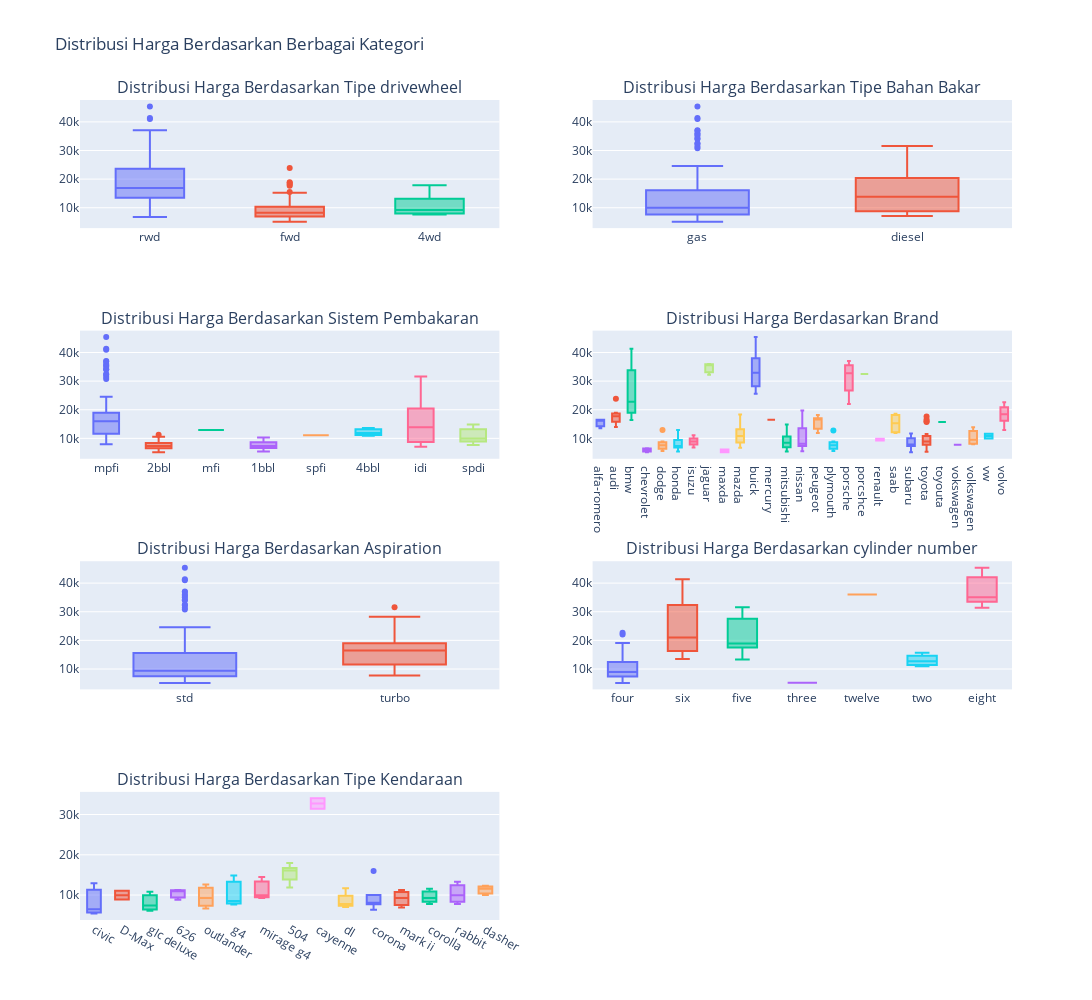

This figure's notebook cell:
### Markdown cell above
- mayoritas masyarakat amerika memiliki mobil peugeot 504,toyota corolla dan toyota corona, hal ini berkorelasi dengan `carbrand` yang didominasi 31 jenis mobil toyota diikuti nissan, mazda, honda dan mitsubishi
- `fueltype` didominasi oleh bahan bakar Gas dengan 185 data
- teruntuk `aspiration` masih didominasi oleh mesin standard
- mayoritas mobil memiliki 4 pintu, tetapi perbandingan dengan yang 2 pintu tidak terlalu jauh perbandingannya dengan mobil 4 pintu
- teruntuk `carbody` varian terbanyak didominasi sedan dan hatchback
- fitur `drivewheel` front wheel drive/ FWD masih menunjukkan nomor 1 di fitur ini
- fitur `enginelocation` sangat didominasi oleh penempatan mesin depan
- `enginetype` didominasi dengan jenis ohc
- `cylindernumber` didominasi olehh 4 silinder
- teruntuk `fuelsystem` didominasi mpfi, 2bbl dan idi

### Code cell
# Create subplots for 2 columns
fig = make_subplots(rows=4, cols=2, subplot_titles=[
    'Distribusi Harga Berdasarkan Tipe drivewheel',
    'Distribusi Harga Berdasarkan Tipe Bahan Bakar',
    'Distribusi Harga Berdasarkan Sistem Pembakaran',
    'Distribusi Harga Berdasarkan Brand',
    'Distribusi Harga Berdasarkan Aspiration',
    'Distribusi Harga Berdasarkan cylinder number',
    'Distribusi Harga Berdasarkan Tipe Kendaraan',
])

# Price vs drive wheel
gear_type_fig = px.box(data[data['price'] > 0], x='drivewheel', y='price', color='drivewheel')
gear_type_fig.update_layout(xaxis_title='drivewheel', yaxis_title='Price', xaxis_tickangle=45)
for trace in gear_type_fig['data']:
    trace.showlegend = False
    fig.add_trace(trace, row=1, col=1)

# Price vs Fuel_Type
fuel_type_fig = px.box(data[data['price'] > 0], x='fueltype', y='price', color='fueltype')
fuel_type_fig.update_layout(xaxis_title='fueltype', yaxis_title='Price', xaxis_tickangle=45)
for trace in fuel_type_fig['data']:
    trace.showlegend = False
    fig.add_trace(trace, row=1, col=2)

# Price vs fuelsystem
origin_fig = px.box(data[data['price'] > 0], x='fuelsystem', y='price', color='fuelsystem')
origin_fig.update_layout(xaxis_title='fuelsystem', yaxis_title='price', xaxis_tickangle=45)
for trace in origin_fig['data']:
    trace.showlegend = False
    fig.add_trace(trace, row=2, col=1)

# Price vs car brand
options_fig = px.box(data[data['price'] > 0], x='carbrand', y='price', color='carbrand')
options_fig.update_layout(xaxis_title='carbrand', yaxis_title='price', xaxis_tickangle=45)
for trace in options_fig['data']:
    trace.showlegend = False
    fig.add_trace(trace, row=2, col=2)

# Price vs aspiration
region_fig = px.box(data[data['price'] > 0], x='aspiration', y='price', color='aspiration')
region_fig.update_layout(xaxis_title='aspiration', yaxis_title='price', xaxis_tickangle=45)
for trace in region_fig['data']:
    trace.showlegend = False
    fig.add_trace(trace, row=3, col=1)


# Price vs cylinder number
cyl_fig = px.box(data[data['price'] > 0], x='cylindernumber', y='price', color='cylindernumber')
cyl_fig.update_layout(xaxis_title='cylindernumber', yaxis_title='price', xaxis_tickangle=45)
for trace in cyl_fig['data']:
    trace.showlegend = False
    fig.add_trace(trace, row=3, col=2)
    
# color_fig = px.box(data[data['price'] > 0], x='cartype', y='price', color='cartype')
# color_fig.update_layout(xaxis_title='cartype', yaxis_title='price', xaxis_tickangle=45)
# for trace in color_fig['data']:
#     trace.showlegend = False
#     fig.add_trace(trace, row=4, col=1)

# Price vs Type (15 largest categories only)
top_types = data['cartype'].value_counts().nlargest(15).index
# top_types = data['cartype']

type_fig = px.box(data[data['cartype'].isin(top_types) & (data['price'] > 0)], x='cartype', y='price', color='cartype')
type_fig.update_layout(xaxis_title='cartype', yaxis_title='price', xaxis_tickangle=45)
for trace in type_fig['data']:
    trace.showlegend = False
    fig.add_trace(trace, row=4, col=1)

# Update layout for the entire figure
fig.update_layout(height=1000, width=1500, title_text="Distribusi Harga Berdasarkan Berbagai Kategori")
fig.show()

### Figure 1 — Plotly figure (JSON) as saved in the notebook; plotly's stock layout.template omitted (floating-point values rounded to 4 significant figures; data arrays with more than 128 entries replaced by an {"elided": "..."} marker saying what was removed)
{"data": [{"alignmentgroup": "True", "hovertemplate": "drivewheel=%{x}<br>price=%{y}<extra></extra>", "legendgroup": "rwd", "marker": {"color": "#636efa"}, "name": "rwd", "notched": false, "offsetgroup": "rwd", "orientation": "v", "showlegend": false, "type": "box", "x": ["rwd", "rwd", "rwd", "rwd", "rwd", "rwd", "rwd", "rwd", "rwd", "rwd", "rwd", "rwd", "rwd", "rwd", "rwd", "rwd", "rwd", "rwd", "rwd", "rwd", "rwd", "rwd", "rwd", "rwd", "rwd", "rwd", "rwd", "rwd", "rwd", "rwd", "rwd", "rwd", "rwd", "rwd", "rwd", "rwd", "rwd", "rwd", "rwd", "rwd", "rwd", "rwd", "rwd", "rwd", "rwd", "rwd", "rwd", "rwd", "rwd", "rwd", "rwd", "rwd", "rwd", "rwd", "rwd", "rwd", "rwd", "rwd", "rwd", "rwd", "rwd", "rwd", "rwd", "rwd", "rwd", "rwd", "rwd", "rwd", "rwd", "rwd", "rwd", "rwd", "rwd", "rwd", "rwd", "rwd"], "x0": " ", "xaxis": "x", "y": [13495, 16500, 16500, 16430, 16925, 20970, 21105, 24565, 30760, 41315, 36880, 6785, 11048, 32250, 35550, 36000, 10945, 11845, 13645, 15645, 18280, 18344, 25552, 28248, 28176, 31600, 34184, 35056, 40960, 45400, 16503, 17199, 19699, 18399, 11900, 13200, 12440, 13860, 15580, 16900, 16695, 17075, 16630, 17950, 18150, 12764, 22018, 32528, 34028, 37028, 31400.0, 8058, 8238, 9298, 9538, 8449, 9639, 9989, 11199, 11549, 17669, 16558, 15998, 15690, 15750, 12940, 13415, 15985, 16515, 18420, 18950, 16845, 19045, 21485, 22470, 22625], "y0": " ", "yaxis": "y"}, {"alignmentgroup": "True", "hovertemplate": "drivewheel=%{x}<br>price=%{y}<extra></extra>", "legendgroup": "fwd", "marker": {"color": "#EF553B"}, "name": "fwd", "notched": false, "offsetgroup": "fwd", "orientation": "v", "showlegend": false, "type": "box", "x": ["fwd", "fwd", "fwd", "fwd", "fwd", "fwd", "fwd", "fwd", "fwd", "fwd", "fwd", "fwd", "fwd", "fwd", "fwd", "fwd", "fwd", "fwd", "fwd", "fwd", "fwd", "fwd", "fwd", "fwd", "fwd", "fwd", "fwd", "fwd", "fwd", "fwd", "fwd", "fwd", "fwd", "fwd", "fwd", "fwd", "fwd", "fwd", "fwd", "fwd", "fwd", "fwd", "fwd", "fwd", "fwd", "fwd", "fwd", "fwd", "fwd", "fwd", "fwd", "fwd", "fwd", "fwd", "fwd", "fwd", "fwd", "fwd", "fwd", "fwd", "fwd", "fwd", "fwd", "fwd", "fwd", "fwd", "fwd", "fwd", "fwd", "fwd", "fwd", "fwd", "fwd", "fwd", "fwd", "fwd", "fwd", "fwd", "fwd", "fwd", "fwd", "fwd", "fwd", "fwd", "fwd", "fwd", "fwd", "fwd", "fwd", "fwd", "fwd", "fwd", "fwd", "fwd", "fwd", "fwd", "fwd", "fwd", "fwd", "fwd", "fwd", "fwd", "fwd", "fwd", "fwd", "fwd", "fwd", "fwd", "fwd", "fwd", "fwd", "fwd", "fwd", "fwd", "fwd", "fwd", "fwd", "fwd", "fwd", "fwd"], "x0": " ", "xaxis": "x", "y": [13950, 15250, 17710, 18920, 23875, 5151, 6295, 6575, 5572, 6377, 7957, 6229, 6692, 7609, 8558, 8921, 12964, 6479, 6855, 5399, 6529, 7129, 7295, 7295, 7895, 9095, 8845, 10295, 12945, 10345, 8916.0, 8916.0, 5195, 6095, 6795, 6695, 7395, 8845, 8495, 10595, 10245, 10795, 11245, 5389, 6189, 6669, 7689, 9959, 8499, 12629, 14869, 14489, 6989, 8189, 9279, 9279, 5499, 7099, 6649, 6849, 7349, 7299, 7799, 7499, 7999, 8249, 8949, 9549, 13499, 14399, 13499, 5572, 7957, 6229, 6692, 7609, 8921, 9295, 9895, 11850, 12170, 15040, 15510, 18150, 18620, 5118, 7053, 7126, 7775, 9960, 7463, 10198, 5348, 6338, 6488, 6918, 6938, 7198, 7898, 7788, 7738, 8358, 9258, 8948, 10698, 9988, 10898, 11248, 7775, 7975, 7995, 8195, 8495, 9495, 9995, 11595, 9980, 13295, 13845, 12290], "y0": " ", "yaxis": "y"}, {"alignmentgroup": "True", "hovertemplate": "drivewheel=%{x}<br>price=%{y}<extra></extra>", "legendgroup": "4wd", "marker": {"color": "#00cc96"}, "name": "4wd", "notched": false, "offsetgroup": "4wd", "orientation": "v", "showlegend": false, "type": "box", "x": ["4wd", "4wd", "4wd", "4wd", "4wd", "4wd", "4wd", "4wd", "4wd"], "x0": " ", "xaxis": "x", "y": [17450, 17860.0, 7603, 9233, 11259, 8013, 11694, 7898, 8778], "y0": " ", "yaxis": "y"}, {"alignmentgroup": "True", "hovertemplate": "fueltype=%{x}<br>price=%{y}<extra></extra>", "legendgroup": "gas", "marker": {"color": "#636efa"}, "name": "gas", "notched": false, "offsetgroup": "gas", "orientation": "v", "showlegend": false, "type": "box", "x": {"elided": "185 str values"}, "x0": " ", "xaxis": "x2", "y": {"elided": "185 float values"}, "y0": " ", "yaxis": "y2"}, {"alignmentgroup": "True", "hovertemplate": "fueltype=%{x}<br>price=%{y}<extra></extra>", "legendgroup": "diesel", "marker": {"color": "#EF553B"}, "name": "diesel", "notched": false, "offsetgroup": "diesel", "orientation": "v", "showlegend": false, "type": "box", "x": ["diesel", "diesel", "diesel", "diesel", "diesel", "diesel", "diesel", "diesel", "diesel", "diesel", "diesel", "diesel", "diesel", "diesel", "diesel", "diesel", "diesel", "diesel", "diesel", "diesel"], "x0": " ", "xaxis": "x2", "y": [10795, 18344, 25552, 28248, 28176, 31600, 7099, 13200, 13860, 16900, 17075, 17950, 7898, 7788, 10698, 7775, 7995, 9495, 13845, 22470], "y0": " ", "yaxis": "y2"}, {"alignmentgroup": "True", "hovertemplate": "fuelsystem=%{x}<br>price=%{y}<extra></extra>", "legendgroup": "mpfi", "marker": {"color": "#636efa"}, "name": "mpfi", "notched": false, "offsetgroup": "mpfi", "orientation": "v", "showlegend": false, "type": "box", "x": ["mpfi", "mpfi", "mpfi", "mpfi", "mpfi", "mpfi", "mpfi", "mpfi", "mpfi", "mpfi", "mpfi", "mpfi", "mpfi", "mpfi", "mpfi", "mpfi", "mpfi", "mpfi", "mpfi", "mpfi", "mpfi", "mpfi", "mpfi", "mpfi", "mpfi", "mpfi", "mpfi", "mpfi", "mpfi", "mpfi", "mpfi", "mpfi", "mpfi", "mpfi", "mpfi", "mpfi", "mpfi", "mpfi", "mpfi", "mpfi", "mpfi", "mpfi", "mpfi", "mpfi", "mpfi", "mpfi", "mpfi", "mpfi", "mpfi", "mpfi", "mpfi", "mpfi", "mpfi", "mpfi", "mpfi", "mpfi", "mpfi", "mpfi", "mpfi", "mpfi", "mpfi", "mpfi", "mpfi", "mpfi", "mpfi", "mpfi", "mpfi", "mpfi", "mpfi", "mpfi", "mpfi", "mpfi", "mpfi", "mpfi", "mpfi", "mpfi", "mpfi", "mpfi", "mpfi", "mpfi", "mpfi", "mpfi", "mpfi", "mpfi", "mpfi", "mpfi", "mpfi", "mpfi", "mpfi", "mpfi", "mpfi", "mpfi", "mpfi", "mpfi"], "x0": " ", "xaxis": "x3", "y": [13495, 16500, 16500, 13950, 17450, 15250, 17710, 18920, 23875, 17860.0, 16430, 16925, 20970, 21105, 24565, 30760, 41315, 36880, 7957, 8558, 12945, 32250, 35550, 36000, 15645, 18280, 34184, 35056, 40960, 45400, 16503, 13499, 14399, 13499, 17199, 19699, 18399, 11900, 12440, 15580, 16695, 16630, 18150, 22018, 32528, 34028, 37028, 31400.0, 9295, 9895, 11850, 12170, 15040, 15510, 18150, 18620, 9960, 11259, 10198, 11694, 9298, 9538, 8449, 9639, 9989, 11199, 11549, 17669, 8948, 9988, 10898, 11248, 16558, 15998, 15690, 15750, 7975, 8195, 8495, 9995, 11595, 9980, 13295, 12290, 12940, 13415, 15985, 16515, 18420, 18950, 16845, 19045, 21485, 22625], "y0": " ", "yaxis": "y3"}, {"alignmentgroup": "True", "hovertemplate": "fuelsystem=%{x}<br>price=%{y}<extra></extra>", "legendgroup": "2bbl", "marker": {"color": "#EF553B"}, "name": "2bbl", "notched": false, "offsetgroup": "2bbl", "orientation": "v", "showlegend": false, "type": "box", "x": ["2bbl", "2bbl", "2bbl", "2bbl", "2bbl", "2bbl", "2bbl", "2bbl", "2bbl", "2bbl", "2bbl", "2bbl", "2bbl", "2bbl", "2bbl", "2bbl", "2bbl", "2bbl", "2bbl", "2bbl", "2bbl", "2bbl", "2bbl", "2bbl", "2bbl", "2bbl", "2bbl", "2bbl", "2bbl", "2bbl", "2bbl", "2bbl", "2bbl", "2bbl", "2bbl", "2bbl", "2bbl", "2bbl", "2bbl", "2bbl", "2bbl", "2bbl", "2bbl", "2bbl", "2bbl", "2bbl", "2bbl", "2bbl", "2bbl", "2bbl", "2bbl", "2bbl", "2bbl", "2bbl", "2bbl", "2bbl", "2bbl", "2bbl", "2bbl", "2bbl", "2bbl", "2bbl", "2bbl", "2bbl", "2bbl", "2bbl"], "x0": " ", "xaxis": "x3", "y": [5151, 6295, 6575, 5572, 6377, 6229, 6692, 7609, 8921, 10345, 6785, 8916.0, 8916.0, 5195, 6095, 6795, 6695, 7395, 8845, 8495, 10595, 10245, 11245, 5389, 6189, 6669, 8499, 6989, 8189, 5499, 6649, 6849, 7349, 7299, 7799, 7499, 7999, 8249, 8949, 9549, 5572, 6229, 6692, 7609, 8921, 5118, 7053, 7603, 7126, 7775, 9233, 7463, 8013, 5348, 6338, 6488, 6918, 7898, 8778, 6938, 7198, 7738, 8358, 9258, 8058, 8238], "y0": " ", "yaxis": "y3"}, {"alignmentgroup": "True", "hovertemplate": "fuelsystem=%{x}<br>price=%{y}<extra></extra>", "legendgroup": "mfi", "marker": {"color": "#00cc96"}, "name": "mfi", "notched": false, "offsetgroup": "mfi", "orientation": "v", "showlegend": false, "type": "box", "x": ["mfi"], "x0": " ", "xaxis": "x3", "y": [12964], "y0": " ", "yaxis": "y3"}, {"alignmentgroup": "True", "hovertemplate": "fuelsystem=%{x}<br>price=%{y}<extra></extra>", "legendgroup": "1bbl", "marker": {"color": "#ab63fa"}, "name": "1bbl", "notched": false, "offsetgroup": "1bbl", "orientation": "v", "showlegend": false, "type": "box", "x": ["1bbl", "1bbl", "1bbl", "1bbl", "1bbl", "1bbl", "1bbl", "1bbl", "1bbl", "1bbl", "1bbl"], "x0": " ", "xaxis": "x3", "y": [6479, 6855, 5399, 6529, 7129, 7295, 7295, 7895, 9095, 8845, 10295], "y0": " ", "yaxis": "y3"}, {"alignmentgroup": "True", "hovertemplate": "fuelsystem=%{x}<br>price=%{y}<extra></extra>", "legendgroup": "spfi", "marker": {"color": "#FFA15A"}, "name": "spfi", "notched": false, "offsetgroup": "spfi", "orientation": "v", "showlegend": false, "type": "box", "x": ["spfi"], "x0": " ", "xaxis": "x3", "y": [11048], "y0": " ", "yaxis": "y3"}, {"alignmentgroup": "True", "hovertemplate": "fuelsystem=%{x}<br>price=%{y}<extra></extra>", "legendgroup": "4bbl", "marker": {"color": "#19d3f3"}, "name": "4bbl", "notched": false, "offsetgroup": "4bbl", "orientation": "v", "showlegend": false, "type": "box", "x": ["4bbl", "4bbl", "4bbl"], "x0": " ", "xaxis": "x3", "y": [10945, 11845, 13645], "y0": " ", "yaxis": "y3"}, {"alignmentgroup": "True", "hovertemplate": "fuelsystem=%{x}<br>price=%{y}<extra></extra>", "legendgroup": "idi", "marker": {"color": "#FF6692"}, "name": "idi", "notched": false, "offsetgroup": "idi", "orientation": "v", "showlegend": false, "type": "box", "x": ["idi", "idi", "idi", "idi", "idi", "idi", "idi", "idi", "idi", "idi", "idi", "idi", "idi", "idi", "idi", "idi", "idi", "idi", "idi", "idi"], "x0": " ", "xaxis": "x3", "y": [10795, 18344, 25552, 28248, 28176, 31600, 7099, 13200, 13860, 16900, 17075, 17950, 7898, 7788, 10698, 7775, 7995, 9495, 13845, 22470], "y0": " ", "yaxis": "y3"}, {"alignmentgroup": "True", "hovertemplate": "fuelsystem=%{x}<br>price=%{y}<extra></extra>", "legendgroup": "spdi", "marker": {"color": "#B6E880"}, "name": "spdi", "notched": false, "offsetgroup": "spdi", "orientation": "v", "showlegend": false, "type": "box", "x": ["spdi", "spdi", "spdi", "spdi", "spdi", "spdi", "spdi", "spdi", "spdi"], "x0": " ", "xaxis": "x3", "y": [7689, 9959, 12629, 14869, 14489, 9279, 9279, 7957, 12764], "y0": " ", "yaxis": "y3"}, {"alignmentgroup": "True", "hovertemplate": "carbrand=%{x}<br>price=%{y}<extra></extra>", "legendgroup": "alfa-romero", "marker": {"color": "#636efa"}, "name": "alfa-romero", "notched": false, "offsetgroup": "alfa-romero", "orientation": "v", "showlegend": false, "type": "box", "x": ["alfa-romero", "alfa-romero", "alfa-romero"], "x0": " ", "xaxis": "x4", "y": [13495, 16500, 16500], "y0": " ", "yaxis": "y4"}, {"alignmentgroup": "True", "hovertemplate": "carbrand=%{x}<br>price=%{y}<extra></extra>", "legendgroup": "audi", "marker": {"color": "#EF553B"}, "name": "audi", "notched": false, "offsetgroup": "audi", "orientation": "v", "showlegend": false, "type": "box", "x": ["audi", "audi", "audi", "audi", "audi", "audi", "audi"], "x0": " ", "xaxis": "x4", "y": [13950, 17450, 15250, 17710, 18920, 23875, 17860.0], "y0": " ", "yaxis": "y4"}, {"alignmentgroup": "True", "hovertemplate": "carbrand=%{x}<br>price=%{y}<extra></extra>", "legendgroup": "bmw", "marker": {"color": "#00cc96"}, "name": "bmw", "notched": false, "offsetgroup": "bmw", "orientation": "v", "showlegend": false, "type": "box", "x": ["bmw", "bmw", "bmw", "bmw", "bmw", "bmw", "bmw", "bmw"], "x0": " ", "xaxis": "x4", "y": [16430, 16925, 20970, 21105, 24565, 30760, 41315, 36880], "y0": " ", "yaxis": "y4"}, {"alignmentgroup": "True", "hovertemplate": "carbrand=%{x}<br>price=%{y}<extra></extra>", "legendgroup": "chevrolet", "marker": {"color": "#ab63fa"}, "name": "chevrolet", "notched": false, "offsetgroup": "chevrolet", "orientation": "v", "showlegend": false, "type": "box", "x": ["chevrolet", "chevrolet", "chevrolet"], "x0": " ", "xaxis": "x4", "y": [5151, 6295, 6575], "y0": " ", "yaxis": "y4"}, {"alignmentgroup": "True", "hovertemplate": "carbrand=%{x}<br>price=%{y}<extra></extra>", "legendgroup": "dodge", "marker": {"color": "#FFA15A"}, "name": "dodge", "notched": false, "offsetgroup": "dodge", "orientation": "v", "showlegend": false, "type": "box", "x": ["dodge", "dodge", "dodge", "dodge", "dodge", "dodge", "dodge", "dodge", "dodge"], "x0": " ", "xaxis": "x4", "y": [5572, 6377, 7957, 6229, 6692, 7609, 8558, 8921, 12964], "y0": " ", "yaxis": "y4"}, {"alignmentgroup": "True", "hovertemplate": "carbrand=%{x}<br>price=%{y}<extra></extra>", "legendgroup": "honda", "marker": {"color": "#19d3f3"}, "name": "honda", "notched": false, "offsetgroup": "honda", "orientation": "v", "showlegend": false, "type": "box", "x": ["honda", "honda", "honda", "honda", "honda", "honda", "honda", "honda", "honda", "honda", "honda", "honda", "honda"], "x0": " ", "xaxis": "x4", "y": [6479, 6855, 5399, 6529, 7129, 7295, 7295, 7895, 9095, 8845, 10295, 12945, 10345], "y0": " ", "yaxis": "y4"}, {"alignmentgroup": "True", "hovertemplate": "carbrand=%{x}<br>price=%{y}<extra></extra>", "legendgroup": "isuzu", "marker": {"color": "#FF6692"}, "name": "isuzu", "notched": false, "offsetgroup": "isuzu", "orientation": "v", "showlegend": false, "type": "box", "x": ["isuzu", "isuzu", "isuzu", "isuzu"], "x0": " ", "xaxis": "x4", "y": [6785, 8916.0, 8916.0, 11048], "y0": " ", "yaxis": "y4"}, {"alignmentgroup": "True", "hovertemplate": "carbrand=%{x}<br>price=%{y}<extra></extra>", "legendgroup": "jaguar", "marker": {"color": "#B6E880"}, "name": "jaguar", "notched": false, "offsetgroup": "jaguar", "orientation": "v", "showlegend": false, "type": "box", "x": ["jaguar", "jaguar", "jaguar"], "x0": " ", "xaxis": "x4", "y": [32250, 35550, 36000], "y0": " ", "yaxis": "y4"}, {"alignmentgroup": "True", "hovertemplate": "carbrand=%{x}<br>price=%{y}<extra></extra>", "legendgroup": "maxda", "marker": {"color": "#FF97FF"}, "name": "maxda", "notched": false, "offsetgroup": "maxda", "orientation": "v", "showlegend": false, "type": "box", "x": ["maxda", "maxda"], "x0": " ", "xaxis": "x4", "y": [5195, 6095], "y0": " ", "yaxis": "y4"}, {"alignmentgroup": "True", "hovertemplate": "carbrand=%{x}<br>price=%{y}<extra></extra>", "legendgroup": "mazda", "marker": {"color": "#FECB52"}, "name": "mazda", "notched": false, "offsetgroup": "mazda", "orientation": "v", "showlegend": false, "type": "box", "x": ["mazda", "mazda", "mazda", "mazda", "mazda", "mazda", "mazda", "mazda", "mazda", "mazda", "mazda", "mazda", "mazda", "mazda", "mazda"], "x0": " ", "xaxis": "x4", "y": [6795, 6695, 7395, 10945, 11845, 13645, 15645, 8845, 8495, 10595, 10245, 10795, 11245, 18280, 18344], "y0": " ", "yaxis": "y4"}, {"alignmentgroup": "True", "hovertemplate": "carbrand=%{x}<br>price=%{y}<extra></extra>", "legendgroup": "buick", "marker": {"color": "#636efa"}, "name": "buick", "notched": false, "offsetgroup": "buick", "orientation": "v", "showlegend": false, "type": "box", "x": ["buick", "buick", "buick", "buick", "buick", "buick", "buick", "buick"], "x0": " ", "xaxis": "x4", "y": [25552, 28248, 28176, 31600, 34184, 35056, 40960, 45400], "y0": " ", "yaxis": "y4"}, {"alignmentgroup": "True", "hovertemplate": "carbrand=%{x}<br>price=%{y}<extra></extra>", "legendgroup": "mercury", "marker": {"color": "#EF553B"}, "name": "mercury", "notched": false, "offsetgroup": "mercury", "orientation": "v", "showlegend": false, "type": "box", "x": ["mercury"], "x0": " ", "xaxis": "x4", "y": [16503], "y0": " ", "yaxis": "y4"}, {"alignmentgroup": "True", "hovertemplate": "carbrand=%{x}<br>price=%{y}<extra></extra>", "legendgroup": "mitsubishi", "marker": {"color": "#00cc96"}, "name": "mitsubishi", "notched": false, "offsetgroup": "mitsubishi", "orientation": "v", "showlegend": false, "type": "box", "x": ["mitsubishi", "mitsubishi", "mitsubishi", "mitsubishi", "mitsubishi", "mitsubishi", "mitsubishi", "mitsubishi", "mitsubishi", "mitsubishi", "mitsubishi", "mitsubishi", "mitsubishi"], "x0": " ", "xaxis": "x4", "y": [5389, 6189, 6669, 7689, 9959, 8499, 12629, 14869, 14489, 6989, 8189, 9279, 9279], "y0": " ", "yaxis": "y4"}, {"alignmentgroup": "True", "hovertemplate": "carbrand=%{x}<br>price=%{y}<extra></extra>", "legendgroup": "nissan", "marker": {"color": "#ab63fa"}, "name": "nissan", "notched": false, "offsetgroup": "nissan", "orientation": "v", "showlegend": false, "type": "box", "x": ["nissan", "nissan", "nissan", "nissan", "nissan", "nissan", "nissan", "nissan", "nissan", "nissan", "nissan", "nissan", "nissan", "nissan", "nissan", "nissan", "nissan", "nissan"], "x0": " ", "xaxis": "x4", "y": [5499, 7099, 6649, 6849, 7349, 7299, 7799, 7499, 7999, 8249, 8949, 9549, 13499, 14399, 13499, 17199, 19699, 18399], "y0": " ", "yaxis": "y4"}, {"alignmentgroup": "True", "hovertemplate": "carbrand=%{x}<br>price=%{y}<extra></extra>", "legendgroup": "peugeot", "marker": {"color": "#FFA15A"}, "name": "peugeot", "notched": false, "offsetgroup": "peugeot", "orientation": "v", "showlegend": false, "type": "box", "x": ["peugeot", "peugeot", "peugeot", "peugeot", "peugeot", "peugeot", "peugeot", "peugeot", "peugeot", "peugeot", "peugeot"], "x0": " ", "xaxis": "x4", "y": [11900, 13200, 12440, 13860, 15580, 16900, 16695, 17075, 16630, 17950, 18150], "y0": " ", "yaxis": "y4"}, {"alignmentgroup": "True", "hovertemplate": "carbrand=%{x}<br>price=%{y}<extra></extra>", "legendgroup": "plymouth", "marker": {"color": "#19d3f3"}, "name": "plymouth", "notched": false, "offsetgroup": "plymouth", "orientation": "v", "showlegend": false, "type": "box", "x": ["plymouth", "plymouth", "plymouth", "plymouth", "plymouth", "plymouth", "plymouth"], "x0": " ", "xaxis": "x4", "y": [5572, 7957, 6229, 6692, 7609, 8921, 12764], "y0": " ", "yaxis": "y4"}, {"alignmentgroup": "True", "hovertemplate": "carbrand=%{x}<br>price=%{y}<extra></extra>", "legendgroup": "porsche", "marker": {"color": "#FF6692"}, "name": "porsche", "notched": false, "offsetgroup": "porsche", "orientation": "v", "showlegend": false, "type": "box", "x": ["porsche", "porsche", "porsche", "porsche"], "x0": " ", "xaxis": "x4", "y": [22018, 34028, 37028, 31400.0], "y0": " ", "yaxis": "y4"}, {"alignmentgroup": "True", "hovertemplate": "carbrand=%{x}<br>price=%{y}<extra></extra>", "legendgroup": "porcshce", "marker": {"color": "#B6E880"}, "name": "porcshce", "notched": false, "offsetgroup": "porcshce", "orientation": "v", "showlegend": false, "type": "box", "x": ["porcshce"], "x0": " ", "xaxis": "x4", "y": [32528], "y0": " ", "yaxis": "y4"}, {"alignmentgroup": "True", "hovertemplate": "carbrand=%{x}<br>price=%{y}<extra></extra>", "legendgroup": "renault", "marker": {"color": "#FF97FF"}, "name": "renault", "notched": false, "offsetgroup": "renault", "orientation": "v", "showlegend": false, "type": "box", "x": ["renault", "renault"], "x0": " ", "xaxis": "x4", "y": [9295, 9895], "y0": " ", "yaxis": "y4"}, {"alignmentgroup": "True", "hovertemplate": "carbrand=%{x}<br>price=%{y}<extra></extra>", "legendgroup": "saab", "marker": {"color": "#FECB52"}, "name": "saab", "notched": false, "offsetgroup": "saab", "orientation": "v", "showlegend": false, "type": "box", "x": ["saab", "saab", "saab", "saab", "saab", "saab"], "x0": " ", "xaxis": "x4", "y": [11850, 12170, 15040, 15510, 18150, 18620], "y0": " ", "yaxis": "y4"}, {"alignmentgroup": "True", "hovertemplate": "carbrand=%{x}<br>price=%{y}<extra></extra>", "legendgroup": "subaru", "marker": {"color": "#636efa"}, "name": "subaru", "notched": false, "offsetgroup": "subaru", "orientation": "v", "showlegend": false, "type": "box", "x": ["subaru", "subaru", "subaru", "subaru", "subaru", "subaru", "subaru", "subaru", "subaru", "subaru", "subaru", "subaru"], "x0": " ", "xaxis": "x4", "y": [5118, 7053, 7603, 7126, 7775, 9960, 9233, 11259, 7463, 10198, 8013, 11694], "y0": " ", "yaxis": "y4"}, {"alignmentgroup": "True", "hovertemplate": "carbrand=%{x}<br>price=%{y}<extra></extra>", "legendgroup": "toyota", "marker": {"color": "#EF553B"}, "name": "toyota", "notched": false, "offsetgroup": "toyota", "orientation": "v", "showlegend": false, "type": "box", "x": ["toyota", "toyota", "toyota", "toyota", "toyota", "toyota", "toyota", "toyota", "toyota", "toyota", "toyota", "toyota", "toyota", "toyota", "toyota", "toyota", "toyota", "toyota", "toyota", "toyota", "toyota", "toyota", "toyota", "toyota", "toyota", "toyota", "toyota", "toyota", "toyota", "toyota", "toyota"], "x0": " ", "xaxis": "x4", "y": [5348, 6338, 6488, 6918, 7898, 8778, 6938, 7198, 7898, 7788, 7738, 8358, 9258, 8058, 8238, 9298, 9538, 8449, 9639, 9989, 11199, 11549, 17669, 8948, 10698, 9988, 10898, 11248, 16558, 15998, 15690], "y0": " ", "yaxis": "y4"}, {"alignmentgroup": "True", "hovertemplate": "carbrand=%{x}<br>price=%{y}<extra></extra>", "legendgroup": "toyouta", "marker": {"color": "#00cc96"}, "name": "toyouta", "notched": false, "offsetgroup": "toyouta", "orientation": "v", "showlegend": false, "type": "box", "x": ["toyouta"], "x0": " ", "xaxis": "x4", "y": [15750], "y0": " ", "yaxis": "y4"}, {"alignmentgroup": "True", "hovertemplate": "carbrand=%{x}<br>price=%{y}<extra></extra>", "legendgroup": "vokswagen", "marker": {"color": "#ab63fa"}, "name": "vokswagen", "notched": false, "offsetgroup": "vokswagen", "orientation": "v", "showlegend": false, "type": "box", "x": ["vokswagen"], "x0": " ", "xaxis": "x4", "y": [7775], "y0": " ", "yaxis": "y4"}, {"alignmentgroup": "True", "hovertemplate": "carbrand=%{x}<br>price=%{y}<extra></extra>", "legendgroup": "volkswagen", "marker": {"color": "#FFA15A"}, "name": "volkswagen", "notched": false, "offsetgroup": "volkswagen", "orientation": "v", "showlegend": false, "type": "box", "x": ["volkswagen", "volkswagen", "volkswagen", "volkswagen", "volkswagen", "volkswagen", "volkswagen", "volkswagen", "volkswagen"], "x0": " ", "xaxis": "x4", "y": [7975, 7995, 8195, 8495, 9495, 9995, 13295, 13845, 12290], "y0": " ", "yaxis": "y4"}, {"alignmentgroup": "True", "hovertemplate": "carbrand=%{x}<br>price=%{y}<extra></extra>", "legendgroup": "vw", "marker": {"color": "#19d3f3"}, "name": "vw", "notched": false, "offsetgroup": "vw", "orientation": "v", "showlegend": false, "type": "box", "x": ["vw", "vw"], "x0": " ", "xaxis": "x4", "y": [11595, 9980], "y0": " ", "yaxis": "y4"}, {"alignmentgroup": "True", "hovertemplate": "carbrand=%{x}<br>price=%{y}<extra></extra>", "legendgroup": "volvo", "marker": {"color": "#FF6692"}, "name": "volvo", "notched": false, "offsetgroup": "volvo", "orientation": "v", "showlegend": false, "type": "box", "x": ["volvo", "volvo", "volvo", "volvo", "volvo", "volvo", "volvo", "volvo", "volvo", "volvo", "volvo"], "x0": " ", "xaxis": "x4", "y": [12940, 13415, 15985, 16515, 18420, 18950, 16845, 19045, 21485, 22470, 22625], "y0": " ", "yaxis": "y4"}, {"alignmentgroup": "True", "hovertemplate": "aspiration=%{x}<br>price=%{y}<extra></extra>", "legendgroup": "std", "marker": {"color": "#636efa"}, "name": "std", "notched": false, "offsetgroup": "std", "orientation": "v", "showlegend": false, "type": "box", "x": {"elided": "168 str values"}, "x0": " ", "xaxis": "x5", "y": {"elided": "168 float values"}, "y0": " ", "yaxis": "y5"}, {"alignmentgroup": "True", "hovertemplate": "aspiration=%{x}<br>price=%{y}<extra></extra>", "legendgroup": "turbo", "marker": {"color": "#EF553B"}, "name": "turbo", "notched": false, "offsetgroup": "turbo", "orientation": "v", "showlegend": false, "type": "box", "x": ["turbo", "turbo", "turbo", "turbo", "turbo", "turbo", "turbo", "turbo", "turbo", "turbo", "turbo", "turbo", "turbo", "turbo", "turbo", "turbo", "turbo", "turbo", "turbo", "turbo", "turbo", "turbo", "turbo", "turbo", "turbo", "turbo", "turbo", "turbo", "turbo", "turbo", "turbo", "turbo", "turbo", "turbo", "turbo", "turbo", "turbo"], "x0": " ", "xaxis": "x5", "y": [23875, 17860.0, 7957, 8558, 12964, 25552, 28248, 28176, 31600, 16503, 7689, 9959, 12629, 14869, 14489, 9279, 19699, 13200, 13860, 16900, 17075, 17950, 18150, 7957, 12764, 18150, 18620, 11259, 11694, 10698, 9495, 13845, 18420, 18950, 19045, 22470, 22625], "y0": " ", "yaxis": "y5"}, {"alignmentgroup": "True", "hovertemplate": "cylindernumber=%{x}<br>price=%{y}<extra></extra>", "legendgroup": "four", "marker": {"color": "#636efa"}, "name": "four", "notched": false, "offsetgroup": "four", "orientation": "v", "showlegend": false, "type": "box", "x": {"elided": "159 str values"}, "x0": " ", "xaxis": "x6", "y": {"elided": "159 float values"}, "y0": " ", "yaxis": "y6"}, {"alignmentgroup": "True", "hovertemplate": "cylindernumber=%{x}<br>price=%{y}<extra></extra>", "legendgroup": "six", "marker": {"color": "#EF553B"}, "name": "six", "notched": false, "offsetgroup": "six", "orientation": "v", "showlegend": false, "type": "box", "x": ["six", "six", "six", "six", "six", "six", "six", "six", "six", "six", "six", "six", "six", "six", "six", "six", "six", "six", "six", "six", "six", "six", "six", "six"], "x0": " ", "xaxis": "x6", "y": [16500, 20970, 21105, 24565, 30760, 41315, 36880, 32250, 35550, 13499, 14399, 13499, 17199, 19699, 18399, 32528, 34028, 37028, 16558, 15998, 15690, 15750, 21485, 22470], "y0": " ", "yaxis": "y6"}, {"alignmentgroup": "True", "hovertemplate": "cylindernumber=%{x}<br>price=%{y}<extra></extra>", "legendgroup": "five", "marker": {"color": "#00cc96"}, "name": "five", "notched": false, "offsetgroup": "five", "orientation": "v", "showlegend": false, "type": "box", "x": ["five", "five", "five", "five", "five", "five", "five", "five", "five", "five", "five"], "x0": " ", "xaxis": "x6", "y": [17450, 15250, 17710, 18920, 23875, 17860.0, 25552, 28248, 28176, 31600, 13295], "y0": " ", "yaxis": "y6"}, {"alignmentgroup": "True", "hovertemplate": "cylindernumber=%{x}<br>price=%{y}<extra></extra>", "legendgroup": "three", "marker": {"color": "#ab63fa"}, "name": "three", "notched": false, "offsetgroup": "three", "orientation": "v", "showlegend": false, "type": "box", "x": ["three"], "x0": " ", "xaxis": "x6", "y": [5151], "y0": " ", "yaxis": "y6"}, {"alignmentgroup": "True", "hovertemplate": "cylindernumber=%{x}<br>price=%{y}<extra></extra>", "legendgroup": "twelve", "marker": {"color": "#FFA15A"}, "name": "twelve", "notched": false, "offsetgroup": "twelve", "orientation": "v", "showlegend": false, "type": "box", "x": ["twelve"], "x0": " ", "xaxis": "x6", "y": [36000], "y0": " ", "yaxis": "y6"}, {"alignmentgroup": "True", "hovertemplate": "cylindernumber=%{x}<br>price=%{y}<extra></extra>", "legendgroup": "two", "marker": {"color": "#19d3f3"}, "name": "two", "notched": false, "offsetgroup": "two", "orientation": "v", "showlegend": false, "type": "box", "x": ["two", "two", "two", "two"], "x0": " ", "xaxis": "x6", "y": [10945, 11845, 13645, 15645], "y0": " ", "yaxis": "y6"}, {"alignmentgroup": "True", "hovertemplate": "cylindernumber=%{x}<br>price=%{y}<extra></extra>", "legendgroup": "eight", "marker": {"color": "#FF6692"}, "name": "eight", "notched": false, "offsetgroup": "eight", "orientation": "v", "showlegend": false, "type": "box", "x": ["eight", "eight", "eight", "eight", "eight"], "x0": " ", "xaxis": "x6", "y": [34184, 35056, 40960, 45400, 31400.0], "y0": " ", "yaxis": "y6"}, {"alignmentgroup": "True", "hovertemplate": "cartype=%{x}<br>price=%{y}<extra></extra>", "legendgroup": "civic", "marker": {"color": "#636efa"}, "name": "civic", "notched": false, "offsetgroup": "civic", "orientation": "v", "showlegend": false, "type": "box", "x": ["civic", "civic", "civic"], "x0": " ", "xaxis": "x7", "y": [6479, 5399, 12945], "y0": " ", "yaxis": "y7"}, {"alignmentgroup": "True", "hovertemplate": "cartype=%{x}<br>price=%{y}<extra></extra>", "legendgroup": "D-Max ", "marker": {"color": "#EF553B"}, "name": "D-Max ", "notched": false, "offsetgroup": "D-Max ", "orientation": "v", "showlegend": false, "type": "box", "x": ["D-Max ", "D-Max "], "x0": " ", "xaxis": "x7", "y": [8916.0, 11048], "y0": " ", "yaxis": "y7"}, {"alignmentgroup": "True", "hovertemplate": "cartype=%{x}<br>price=%{y}<extra></extra>", "legendgroup": "glc deluxe", "marker": {"color": "#00cc96"}, "name": "glc deluxe", "notched": false, "offsetgroup": "glc deluxe", "orientation": "v", "showlegend": false, "type": "box", "x": ["glc deluxe", "glc deluxe", "glc deluxe"], "x0": " ", "xaxis": "x7", "y": [6095, 7395, 10795], "y0": " ", "yaxis": "y7"}, {"alignmentgroup": "True", "hovertemplate": "cartype=%{x}<br>price=%{y}<extra></extra>", "legendgroup": "626", "marker": {"color": "#ab63fa"}, "name": "626", "notched": false, "offsetgroup": "626", "orientation": "v", "showlegend": false, "type": "box", "x": ["626", "626", "626"], "x0": " ", "xaxis": "x7", "y": [10945, 8845, 11245], "y0": " ", "yaxis": "y7"}, {"alignmentgroup": "True", "hovertemplate": "cartype=%{x}<br>price=%{y}<extra></extra>", "legendgroup": "outlander", "marker": {"color": "#FFA15A"}, "name": "outlander", "notched": false, "offsetgroup": "outlander", "orientation": "v", "showlegend": false, "type": "box", "x": ["outlander", "outlander", "outlander"], "x0": " ", "xaxis": "x7", "y": [6669, 12629, 9279], "y0": " ", "yaxis": "y7"}, {"alignmentgroup": "True", "hovertemplate": "cartype=%{x}<br>price=%{y}<extra></extra>", "legendgroup": "g4", "marker": {"color": "#19d3f3"}, "name": "g4", "notched": false, "offsetgroup": "g4", "orientation": "v", "showlegend": false, "type": "box", "x": ["g4", "g4", "g4"], "x0": " ", "xaxis": "x7", "y": [7689, 8499, 14869], "y0": " ", "yaxis": "y7"}, {"alignmentgroup": "True", "hovertemplate": "cartype=%{x}<br>price=%{y}<extra></extra>", "legendgroup": "mirage g4", "marker": {"color": "#FF6692"}, "name": "mirage g4", "notched": false, "offsetgroup": "mirage g4", "orientation": "v", "showlegend": false, "type": "box", "x": ["mirage g4", "mirage g4", "mirage g4"], "x0": " ", "xaxis": "x7", "y": [9959, 14489, 9279], "y0": " ", "yaxis": "y7"}, {"alignmentgroup": "True", "hovertemplate": "cartype=%{x}<br>price=%{y}<extra></extra>", "legendgroup": "504", "marker": {"color": "#B6E880"}, "name": "504", "notched": false, "offsetgroup": "504", "orientation": "v", "showlegend": false, "type": "box", "x": ["504", "504", "504", "504", "504", "504"], "x0": " ", "xaxis": "x7", "y": [11900, 13860, 15580, 16695, 16630, 17950], "y0": " ", "yaxis": "y7"}, {"alignmentgroup": "True", "hovertemplate": "cartype=%{x}<br>price=%{y}<extra></extra>", "legendgroup": "cayenne", "marker": {"color": "#FF97FF"}, "name": "cayenne", "notched": false, "offsetgroup": "cayenne", "orientation": "v", "showlegend": false, "type": "box", "x": ["cayenne", "cayenne"], "x0": " ", "xaxis": "x7", "y": [34028, 31400.0], "y0": " ", "yaxis": "y7"}, {"alignmentgroup": "True", "hovertemplate": "cartype=%{x}<br>price=%{y}<extra></extra>", "legendgroup": "dl", "marker": {"color": "#FECB52"}, "name": "dl", "notched": false, "offsetgroup": "dl", "orientation": "v", "showlegend": false, "type": "box", "x": ["dl", "dl", "dl", "dl"], "x0": " ", "xaxis": "x7", "y": [7053, 7603, 8013, 11694], "y0": " ", "yaxis": "y7"}, {"alignmentgroup": "True", "hovertemplate": "cartype=%{x}<br>price=%{y}<extra></extra>", "legendgroup": "corona", "marker": {"color": "#636efa"}, "name": "corona", "notched": false, "offsetgroup": "corona", "orientation": "v", "showlegend": false, "type": "box", "x": ["corona", "corona", "corona", "corona", "corona", "corona"], "x0": " ", "xaxis": "x7", "y": [6338, 7898, 7738, 8238, 9988, 15998], "y0": " ", "yaxis": "y7"}, {"alignmentgroup": "True", "hovertemplate": "cartype=%{x}<br>price=%{y}<extra></extra>", "legendgroup": "mark ii", "marker": {"color": "#EF553B"}, "name": "mark ii", "notched": false, "offsetgroup": "mark ii", "orientation": "v", "showlegend": false, "type": "box", "x": ["mark ii", "mark ii", "mark ii"], "x0": " ", "xaxis": "x7", "y": [6938, 9258, 11248], "y0": " ", "yaxis": "y7"}, {"alignmentgroup": "True", "hovertemplate": "cartype=%{x}<br>price=%{y}<extra></extra>", "legendgroup": "corolla", "marker": {"color": "#00cc96"}, "name": "corolla", "notched": false, "offsetgroup": "corolla", "orientation": "v", "showlegend": false, "type": "box", "x": ["corolla", "corolla", "corolla", "corolla", "corolla", "corolla"], "x0": " ", "xaxis": "x7", "y": [7788, 8358, 9639, 11549, 8948, 10898], "y0": " ", "yaxis": "y7"}, {"alignmentgroup": "True", "hovertemplate": "cartype=%{x}<br>price=%{y}<extra></extra>", "legendgroup": "rabbit", "marker": {"color": "#ab63fa"}, "name": "rabbit", "notched": false, "offsetgroup": "rabbit", "orientation": "v", "showlegend": false, "type": "box", "x": ["rabbit", "rabbit", "rabbit"], "x0": " ", "xaxis": "x7", "y": [7775, 9980, 13295], "y0": " ", "yaxis": "y7"}, {"alignmentgroup": "True", "hovertemplate": "cartype=%{x}<br>price=%{y}<extra></extra>", "legendgroup": "dasher", "marker": {"color": "#FFA15A"}, "name": "dasher", "notched": false, "offsetgroup": "dasher", "orientation": "v", "showlegend": false, "type": "box", "x": ["dasher", "dasher", "dasher"], "x0": " ", "xaxis": "x7", "y": [9995, 11595, 12290], "y0": " ", "yaxis": "y7"}], "layout": {"annotations": [{"font": {"size": 16}, "showarrow": false, "text": "Distribusi Harga Berdasarkan Tipe drivewheel", "x": 0.225, "xanchor": "center", "xref": "paper", "y": 1, "yanchor": "bottom", "yref": "paper"}, {"font": {"size": 16}, "showarrow": false, "text": "Distribusi Harga Berdasarkan Tipe Bahan Bakar", "x": 0.775, "xanchor": "center", "xref": "paper", "y": 1, "yanchor": "bottom", "yref": "paper"}, {"font": {"size": 16}, "showarrow": false, "text": "Distribusi Harga Berdasarkan Sistem Pembakaran", "x": 0.225, "xanchor": "center", "xref": "paper", "y": 0.7188, "yanchor": "bottom", "yref": "paper"}, {"font": {"size": 16}, "showarrow": false, "text": "Distribusi Harga Berdasarkan Brand", "x": 0.775, "xanchor": "center", "xref": "paper", "y": 0.7188, "yanchor": "bottom", "yref": "paper"}, {"font": {"size": 16}, "showarrow": false, "text": "Distribusi Harga Berdasarkan Aspiration", "x": 0.225, "xanchor": "center", "xref": "paper", "y": 0.4375, "yanchor": "bottom", "yref": "paper"}, {"font": {"size": 16}, "showarrow": false, "text": "Distribusi Harga Berdasarkan cylinder number", "x": 0.775, "xanchor": "center", "xref": "paper", "y": 0.4375, "yanchor": "bottom", "yref": "paper"}, {"font": {"size": 16}, "showarrow": false, "text": "Distribusi Harga Berdasarkan Tipe Kendaraan", "x": 0.225, "xanchor": "center", "xref": "paper", "y": 0.1562, "yanchor": "bottom", "yref": "paper"}], "height": 1000, "title": {"text": "Distribusi Harga Berdasarkan Berbagai Kategori"}, "width": 1500, "xaxis": {"anchor": "y", "domain": [0, 0.45]}, "xaxis2": {"anchor": "y2", "domain": [0.55, 1]}, "xaxis3": {"anchor": "y3", "domain": [0, 0.45]}, "xaxis4": {"anchor": "y4", "domain": [0.55, 1]}, "xaxis5": {"anchor": "y5", "domain": [0, 0.45]}, "xaxis6": {"anchor": "y6", "domain": [0.55, 1]}, "xaxis7": {"anchor": "y7", "domain": [0, 0.45]}, "xaxis8": {"anchor": "y8", "domain": [0.55, 1]}, "yaxis": {"anchor": "x", "domain": [0.8438, 1]}, "yaxis2": {"anchor": "x2", "domain": [0.8438, 1]}, "yaxis3": {"anchor": "x3", "domain": [0.5625, 0.7188]}, "yaxis4": {"anchor": "x4", "domain": [0.5625, 0.7188]}, "yaxis5": {"anchor": "x5", "domain": [0.2812, 0.4375]}, "yaxis6": {"anchor": "x6", "domain": [0.2812, 0.4375]}, "yaxis7": {"anchor": "x7", "domain": [0, 0.1562]}, "yaxis8": {"anchor": "x8", "domain": [0, 0.1562]}}}
